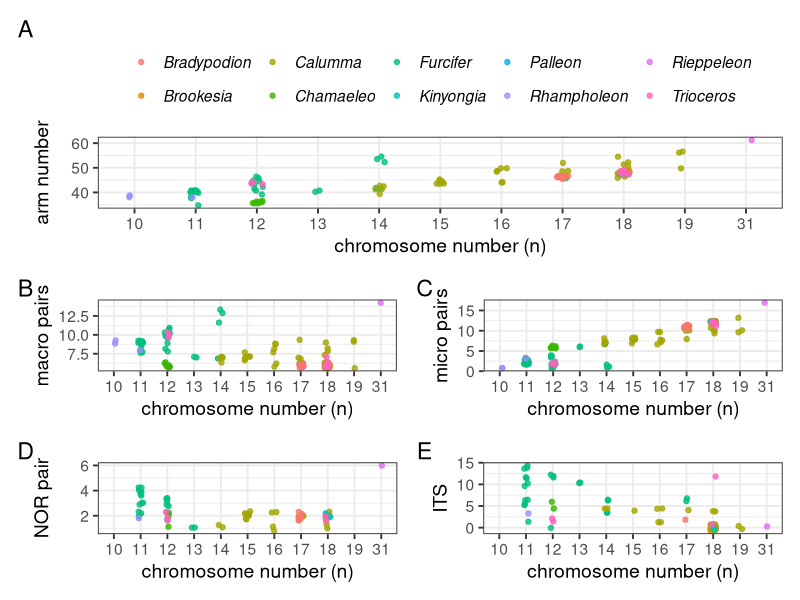

This chart was generated by the following R code:
## ---- chunk 1
knitr::opts_chunk$set(echo = TRUE)
## ---- chunk 2
# Load libraries
library(tidyverse)
library(here)
library(patchwork)
## ---- chunk 3
mydata <- read_csv(here("data/chromosome-data-species.csv"))

mydata <- mydata %>%
  filter(genus != "Leiolepis")

## ---- chunk 4
#head(mydata)
## ---- chunk 5
mydata2 <- 
  mydata %>%
  #filter(haploidn == 11 | haploidn == 12 |
                # haploidn == 14 | haploidn == 17 |
                # haploidn == 18) %>%
  mutate(haploidn = as.character(haploidn))
## ---- chunk 6
mycolours <- c("#208EA3", "#FD817D", "#4178BC", "#EA4E9D",
                "#EECC16", "#E8384F", "#E37CFF", "#37A862","#A4C61A","#7A71F6")
## ---- chunk 7
p1 <- 
  ggplot(mydata2, aes(x = haploidn, y = armn, colour = genus)) +
  geom_jitter(width = 0.1, alpha = 0.8) +
  #scale_colour_manual(values = mycolours) +
  theme_bw(base_size = 14) +
  xlab("chromosome number (n)") +
  ylab("arm number") +
  theme(legend.position = "top") +
  labs(tag = "A") +
  theme(legend.title = element_blank(), legend.text = element_text(face = "italic"))

p2 <- ggplot(mydata2, aes(x = haploidn, y = macrop, colour = genus)) +
  geom_jitter(width = 0.1, alpha = 0.8) +
  #scale_colour_manual(values = mycolours) +
  theme_bw(base_size = 14) +
  xlab("chromosome number (n)") +
  ylab("macro pairs") +
  theme(legend.position = "none") +
  labs(tag = "B")

p3 <- ggplot(mydata2, aes(x = haploidn, y = microp, colour = genus)) +
  geom_jitter(width = 0.1, alpha = 0.8) +
  #scale_colour_manual(values = mycolours) +
  theme_bw(base_size = 14) +
  xlab("chromosome number (n)") +
  ylab("micro pairs") +
  theme(legend.position = "none") +
  labs(tag = "C")

p4 <- ggplot(mydata2, aes(x = haploidn, y = norpair, colour = genus)) +
  geom_jitter(width = 0.1, alpha = 0.8) +
  #scale_colour_manual(values = mycolours) +
  theme_bw(base_size = 14) +
  xlab("chromosome number (n)") +
  ylab("NOR pair") +
  theme(legend.position = "none") +
  labs(tag = "D")

p5 <- ggplot(mydata2, aes(x = haploidn, y = its, group = haploidn)) +
  geom_jitter(aes(colour = genus), width = 0.1, alpha = 0.8) +
  #scale_colour_manual(values = mycolours) +
  theme_bw(base_size = 14) +
  xlab("chromosome number (n)") +
  ylab("ITS") +
  theme(legend.position = "none") +
  labs(tag = "E")

p1 / (p2 + p3) / (p4 + p5)

#ggsave(here("outputs/morphology-chromono.png"), height = 6, width = 8)
